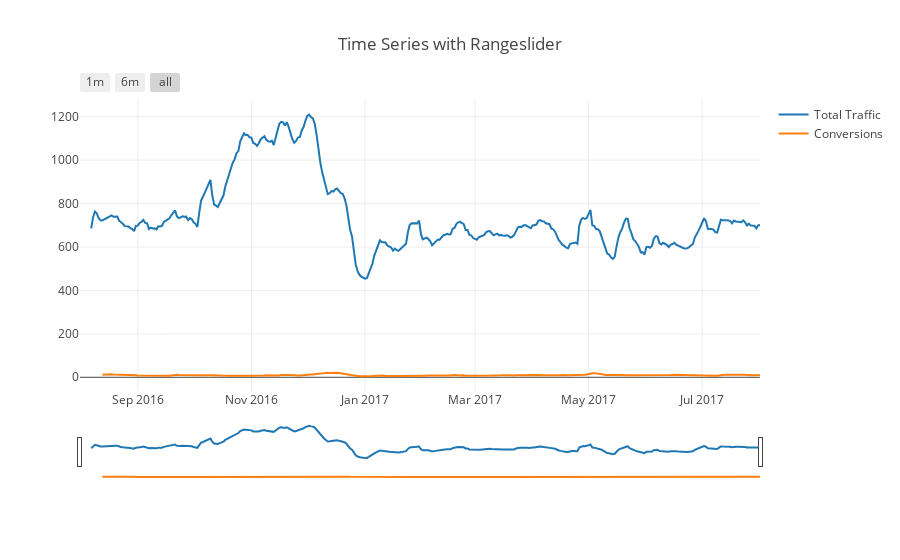

The code cell stored with this chart in its notebook:
### Markdown cell above
## Total Traffic vs Conversions

### Code cell
layout = dict(
    title='Time Series with Rangeslider',
    xaxis=dict(
        rangeselector=dict(
            buttons=list([
                dict(count=1,
                     label='1m',
                     step='month',
                     stepmode='backward'),
                dict(count=6,
                     label='6m',
                     step='month',
                     stepmode='backward'),
                dict(step='all')
            ])
        ),
        rangeslider=dict(
            visible = True
        ),
        type='date'
    )
)

fig = dict(data=data, layout=layout)
plotly.offline.iplot(fig, filename = "Time Series with Rangeslider")

### Figure 1 — Plotly figure (JSON) as saved in the notebook; plotly's stock layout.template omitted (floating-point values rounded to 4 significant figures; data arrays with more than 128 entries replaced by an {"elided": "..."} marker saying what was removed)
{"data": [{"mode": "lines", "name": "Total Traffic", "type": "scatter", "uid": "0960b83a-d73f-11e8-b53b-a45e60cb1c79", "x": {"elided": "366 str values"}, "y": {"elided": "366 float values"}}, {"mode": "lines", "name": "Conversions", "type": "scatter", "uid": "0960ba46-d73f-11e8-9f64-a45e60cb1c79", "x": {"elided": "366 str values"}, "y": {"elided": "366 float values"}}], "layout": {"title": "Time Series with Rangeslider", "xaxis": {"rangeselector": {"buttons": [{"count": 1, "label": "1m", "step": "month", "stepmode": "backward"}, {"count": 6, "label": "6m", "step": "month", "stepmode": "backward"}, {"step": "all"}]}, "rangeslider": {"visible": true}, "type": "date"}}}
